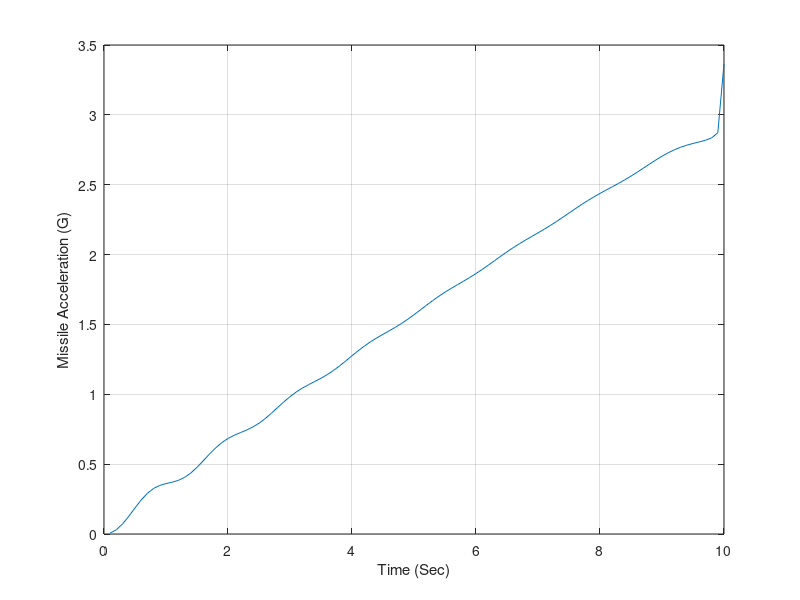

Write MATLAB code to recreate this figure.
clear
VC=4000.;
XNT=32.2;
XNCLIMG=7.;
YIC=0.;
VM=3000.;
HEDEG=0.;
TAU=.3;
XNP=3.;
TA=5.;
R=-.01;
TF=10.;
Y=YIC;
YD=-VM*HEDEG/57.3;
YDIC=YD;
XNL=0.;
ELAMDH=0.;
X4=0.;
X5=0.;
TH=0.;
THH=0.;
T=0.;
H=.01;
S=0.;
XNCLIM=XNCLIMG*32.2;
n=0.;
while T<=(TF-1e-5)
   	YOLD=Y;
	YDOLD=YD;
	XNLOLD=XNL;
	ELAMDHOLD=ELAMDH;
	X4OLD=X4;
	X5OLD=X5;
	THOLD=TH;
	THHOLD=THH;
   	STEP=1;
   	FLAG=0;
   	while STEP<=1
      		if FLAG==1
         		STEP=2;
         		Y=Y+H*YD; 	
         		YD=YD+H*YDD;
         		XNL=XNL+H*XNLD;
         		ELAMDH=ELAMDH+H*ELAMDHD;
         		X4=X4+H*X4D;
         		X5=X5+H*X5D;
         		TH=TH+H*THD;
         		THH=THH+H*THHD;
         		T=T+H;
      		end
      		TGO=TF-T+.00001;
      		XLAM=Y/(VC*TGO);
      		EPS=XLAM-TH-THH+R*THH;
      		DD=5.*EPS/TAU;
      		ELAMDHD=5.*(DD-ELAMDH)/TAU;
      		XNC=XNP*VC*ELAMDH;
      		if XNC>XNCLIM
         		XNC=XNCLIM;
      		end
      		if XNC<-XNCLIM
         		XNC=-XNCLIM;
      		end
      		X4D=5.*(XNC-X4)/TAU;
      		X5D=5.*(X4-X5)/TAU;
      		XNLD=5.*(X5-XNL)/TAU;
      		THD=XNL/VM+TA*XNLD/VM;
      		THHD=DD-THD;
      		YDD=XNT-XNL;
      		FLAG=1;
   	end
   	FLAG=0;
   	Y=.5*(YOLD+Y+H*YD);
 	YD=.5*(YDOLD+YD+H*YDD);
	XNL=.5*(XNLOLD+XNL+H*XNLD);
	ELAMDH=.5*(ELAMDHOLD+ELAMDH+H*ELAMDHD);
	X4=.5*(X4OLD+X4+H*X4D);
	X5=.5*(X5OLD+X5+H*X5D);
	TH=.5*(THOLD+TH+H*THD);
	THH=.5*(THHOLD+THH+H*THHD);
   	S=S+H;
   	if S>=.0999
      		S=0.;
      		n=n+1;
      		ArrayT(n)=T;
      		ArrayY(n)=Y;
      		ArrayXNCG(n)=XNC/32.2;
   	end
end
figure
plot(ArrayT,ArrayXNCG),grid
xlabel('Time (Sec)')
ylabel('Missile Acceleration (G)')
clc
output=[ArrayT',ArrayY',ArrayXNCG'];
save datfil.txt output  -ascii
disp 'simulation finished'
